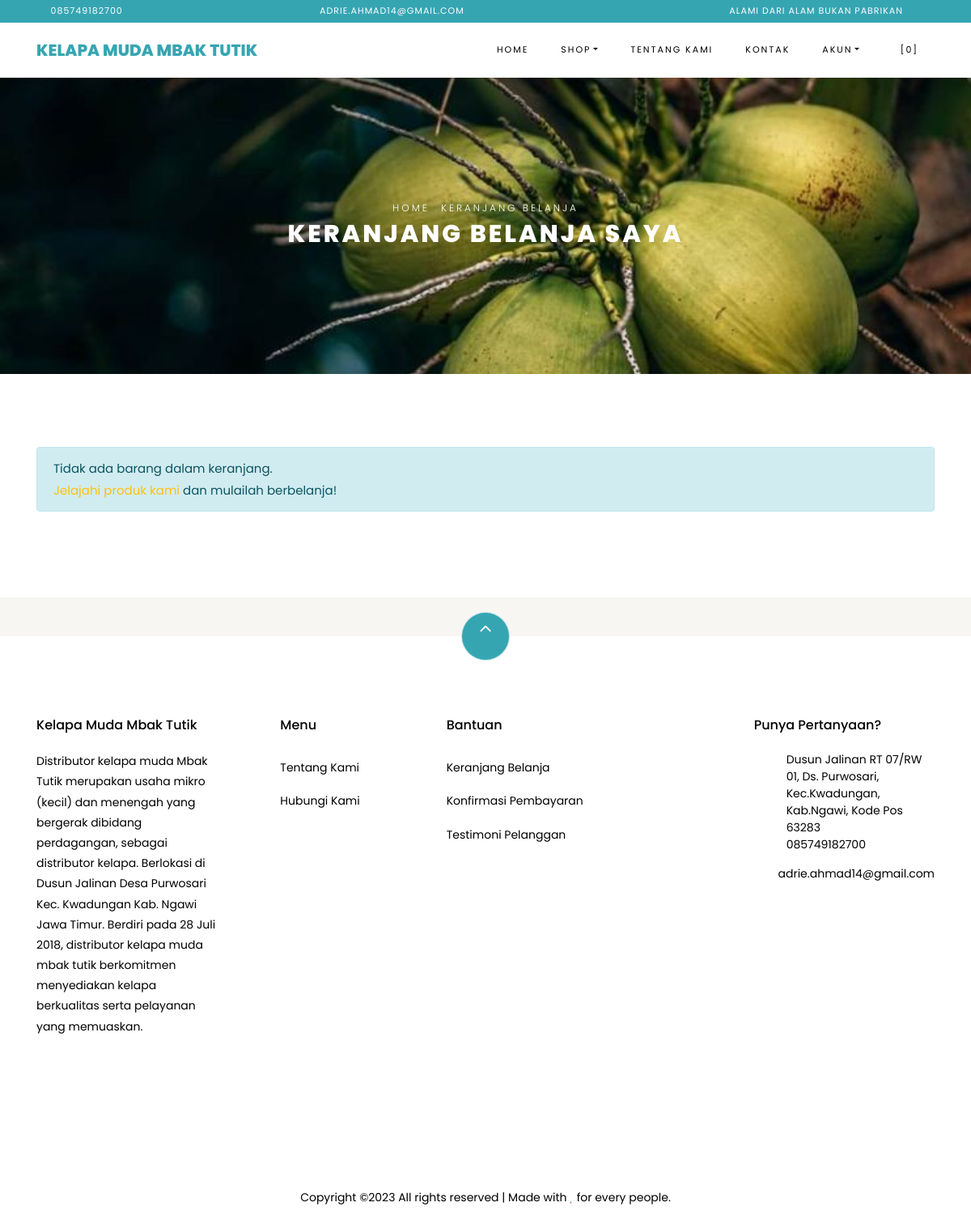
The app's page /index.php/shop/cart with its own data.
### tables this page shows
CREATE TABLE `settings` (
  `id` int(10) NOT NULL,
  `key` varchar(32) NOT NULL,
  `content` varchar(600) NOT NULL
);

### application/helpers/themes_helper.php (called while the page is built, shortened)
<?php
if ( ! function_exists('get_theme_name'))
{
    function get_theme_name() {
        $current_theme = get_settings('current_theme_name');
        return ($current_theme) ? $current_theme : false;
    }
}
if ( ! function_exists('get_template_part'))
{
    function get_template_part($file_name = null, $params = array()) {
        if ($file_name !== '') {
            $current_theme = get_theme_name();
            if ( file_exists($file_location = VIEWPATH .'themes/'. $current_theme .'/'. $file_name .'.php')) {
                $CI =& get_instance();
                $CI->load->view('themes/'. $current_theme .'/'. $file_name, $params);
            }
            else {
                echo '<div>Kesalahan: berkas tema <b>'. $file_name .'.php</b> tidak ditemukan.<br>Lokasi berkas: <b>'. $file_location .'</b></div>';
            }
        }
    }
}
if ( ! function_exists('get_header'))
{
    function get_header($params = null, $section = '', $current_section = '') {
        $load_params = array();
        if ( is_null($params)) {
            $load_params['title'] = get_settings('site_name');
        }
        else if ( is_string($params)) {
            $load_params['title'] = $params;
        }
        $load_params['sidebar_section'] = $section;
        $load_params['current_section'] = $current_section;
        get_template_part('header', $load_params);
    }
}
if ( ! function_exists('get_footer'))
{
    function get_footer($params = array()) {
        get_template_part('footer', $params);
    }
}
if ( ! function_exists('get_theme_uri'))
{
    function get_theme_uri($file_name = null, $theme_name = NULL)
    {
        $theme_name = ($theme_name == NULL) ? get_theme_name() : $theme_name;
        return is_null($file_name) ? base_url('assets/themes/'. $theme_name .'/') : base_url('assets/themes/'. $theme_name .'/'. $file_name) ;
    }
}

### application/controllers/Shop.php (called while the page is built, shortened)
<?php
class Shop extends CI_Controller {
    public function cart()
    {
        $cart['carts'] = $this->cart->contents();
        $cart['total_cart'] = $this->cart->total();
        $ongkir = ($cart['total_cart'] >= get_settings('min_shop_to_free_shipping_cost')) ? 0 : get_settings('shipping_cost');
        $cart['total_price'] = $cart['total_cart'] + $ongkir;
        get_header('Keranjang Belanja');
        get_template_part('shop/cart', $cart);
        get_footer();
    }
}

### index.php (called while the page is built, shortened)
<?php
require_once BASEPATH.'core/CodeIgniter.php';

### application/helpers/global_helper.php (called while the page is built, shortened)
<?php
if ( ! function_exists('get_settings'))
{
    function get_settings($key = '')
    {
        $CI =& get_instance();
        $row = $CI->db
            ->select('content')
            ->where('key', $key)
            ->get('settings')
            ->row();
        return $row->content;
    }
}
if ( ! function_exists('get_store_name'))
{
    function get_store_name()
    {
        return get_settings('store_name');
    }
}

### application/helpers/session_helper.php (called while the page is built, shortened)
<?php
if ( ! function_exists('init'))
{
    function init()
    {
        $CI =& get_instance();
        return $CI;
    }
}
if( ! function_exists('session_data'))
{
    function session_data()
    {
        $CI = init();
        $read_session_in_cookie = get_cookie('__ACTIVE_SESSION_DATA');
        $read_session_in_session = $CI->session->userdata('__ACTIVE_SESSION_DATA');
        if ($read_session_in_cookie)
        {
            $read_data = $CI->encryption->decrypt($read_session_in_cookie);
            $read_data = json_decode($read_data);
            return $read_data;
        }
        else if ($read_session_in_session)
        {
            $read_data = $CI->encryption->decrypt($read_session_in_session);
            $read_data = json_decode($read_data);
            return $read_data;
        }
        else {
            $default_session = new stdClass();
            $default_session->is_login = FALSE;
            $default_session->user_id = 0;
            $default_session->login_at = 0;
            $default_session->remember_me = FALSE;
            return $default_session;
        }
    }
}

### application/views/themes/vegefoods/shop/cart.php (the view, shortened to what this page needs)
<div class="hero-wrap hero-bread" style="background-image: url('<?php echo get_theme_uri('images/bg_1.png'); ?>');">
    <div class="container">
      <div class="row no-gutters slider-text align-items-center justify-content-center">
        <div class="col-md-9 ftco-animate text-center">
            <p class="breadcrumbs"><span class="mr-2"><?php echo anchor(base_url(), 'Home'); ?></span> <span>Keranjang Belanja</span></p>
          <h1 class="mb-0 bread">Keranjang Belanja Saya</h1>
        </div>
      </div>
    </div>
  </div>
  <section class="ftco-section ftco-Keranjang Belanja">
          <div class="container">
          <?php if ( count($carts) > 0) : ?>
            <form action="<?php echo site_url('shop/checkout'); ?>" method="POST">
              <div class="row">
              <div class="col-md-12 ftco-animate">
                  <div class="cart-list">
                      <table class="table">
                          <thead class="thead-primary">
                            <tr class="text-center">
                              <th>&nbsp;</th>
                              <th>&nbsp;</th>
                              <th>Produk</th>
                              <th>Harga</th>
                              <th>Kuantitas</th>
                              <th>Sub Total</th>
                            </tr>
                          </thead>
                          <tbody>
                              <?php foreach ($carts as $item) : ?>
                            <tr class="text-center cart-<?php echo $item['rowid']; ?>">
                              <td class="product-remove"><a href="#" class="remove-item" data-rowid="<?php echo $item['rowid']; ?>"><span class="ion-ios-close"></span></a></td>
                              <td class="image-prod"><div class="img img-fluid rounded" style="background-image:url(<?php echo get_product_image($item['id']); ?>);"></div></td>
                              <td class="product-name">
                                  <h3><?php echo $item['name']; ?></h3>
                              </td>
                              <td class="price">Rp <?php echo format_rupiah($item['price']); ?></td>
                              <td class="quantity">
                                  <div class="input-group mb-3">
                                   <input type="text" name="quantity[<?php echo $item['rowid']; ?>]" class="quantity form-control input-number" value="<?php echo $item['qty']; ?>" min="1" max="100">
                                </div>
                            </td>
                              <td class="total">Rp <?php echo format_rupiah($item['subtotal']); ?></td>
                            </tr>
                              <?php endforeach; ?>
                          </tbody>
                        </table>
                    </div>
              </div>
          </div>
          <div class="row justify-content-end">
              <div class="col-lg-4 mt-5 cart-wrap ftco-animate">
                  <div class="cart-total mb-3">
                      <h3>Kode Kupon</h3>
                      <p>Punya kode kupon? Gunakan kupon kamu untuk mendapatkan potongan harga menarik</p>
                <div class="form-group">
                    <label for="code">Kode:</label>
                  <input id="code" name="coupon_code" type="text" class="form-control text-left px-3" placeholder="">
                </div>
                  </div>
              </div>
              <div class="col-lg-4 mt-5 cart-wrap ftco-animate">
                  <div class="cart-total mb-3">
                      <h3>Rincian Keranjang</h3>
                      <p class="d-flex">
                          <span>Subtotal</span>
                          <span class="n-subtotal font-weight-bold">Rp <?php echo format_rupiah($total_cart); ?></span>
                      </p>
                      <p class="d-flex">
                          <span>Biaya pengiriman</span>
                          <?php if ( $total_cart >= get_settings('min_shop_to_free_shipping_cost')) : ?>
                          <span class="n-ongkir font-weight-bold">Gratis</span>
                          <?php else : ?>
                            <span class="n-ongkir font-weight-bold">Rp <?php echo format_rupiah(get_settings('shipping_cost')); ?></span>
                          <?php endif; ?>
                      </p>
                      <hr>
                      <p class="d-flex total-price">
                          <span>Total</span>
                          <span class="n-total font-weight-bold">Rp <?php echo format_rupiah($total_price); ?></span>
                      </p>
                  </div>
                  <p><button type="submit" class="btn btn-primary py-3 px-4">Checkout</button></p>
              </div>
          </div>
          </form>
          <?php else : ?>
            <div class="row">
              <div class="col-md-12 ftco-animate">
                <div class="alert alert-info">Tidak ada barang dalam keranjang.<br><?php echo anchor('browse', 'Jelajahi produk kami'); ?> dan mulailah berbelanja!</div>
              </div>
            </div>
          <?php endif; ?>
          </div>
      </section>

### application/views/themes/vegefoods/header.php (shortened to what this page needs)
?><!DOCTYPE html>
<html lang="en">
  <head>
    <link rel="stylesheet" href="<?php echo get_theme_uri('css/open-iconic-bootstrap.min.css'); ?>">
    <link rel="stylesheet" href="<?php echo get_theme_uri('css/animate.css'); ?>">
    <link rel="stylesheet" href="<?php echo get_theme_uri('css/owl.carousel.min.css'); ?>">
    <link rel="stylesheet" href="<?php echo get_theme_uri('css/owl.theme.default.min.css'); ?>">
    <link rel="stylesheet" href="<?php echo get_theme_uri('css/magnific-popup.css'); ?>">
    <link rel="stylesheet" href="<?php echo get_theme_uri('css/aos.css'); ?>">
	<link rel="stylesheet" href="<?php echo get_theme_uri('css/ionicons.min.css'); ?>">
	<link rel="stylesheet" href="<?php echo get_theme_uri('js/plugins/@fortawesome/fontawesome-free/css/all.min.css', 'argon'); ?>">
    <link rel="stylesheet" href="<?php echo get_theme_uri('css/bootstrap-datepicker.css'); ?>">
    <link rel="stylesheet" href="<?php echo get_theme_uri('css/jquery.timepicker.css'); ?>">
    <link rel="stylesheet" href="<?php echo get_theme_uri('css/flaticon.css'); ?>">
    <link rel="stylesheet" href="<?php echo get_theme_uri('css/icomoon.css'); ?>">
	<link rel="stylesheet" href="<?php echo get_theme_uri('css/style.css'); ?>">
	<link rel="stylesheet" href="<?php echo base_url('assets/plugins/toastr/toastr.min.css'); ?>">
  </head>
  <body class="goto-here">
		<div class="py-1 bg-primary">
    	<div class="container">
    		<div class="row no-gutters d-flex align-items-start align-items-center px-md-0">
	    		<div class="col-lg-12 d-block">
		    		<div class="row d-flex">
		    			<div class="col-md pr-4 d-flex topper align-items-center">
					    	<div class="icon mr-2 d-flex justify-content-center align-items-center"><span class="icon-phone2"></span></div>
						    <span class="text"><?php echo get_settings('store_phone_number'); ?></span>
					    </div>
					    <div class="col-md pr-4 d-flex topper align-items-center">
					    	<div class="icon mr-2 d-flex justify-content-center align-items-center"><span class="icon-paper-plane"></span></div>
						    <span class="text"><?php echo get_settings('store_email'); ?></span>
					    </div>
					    <div class="col-md-5 pr-4 d-flex topper align-items-center text-lg-right">
						    <span class="text"><?php echo get_settings('store_tagline'); ?></span>
					    </div>
				    </div>
			    </div>
		    </div>
		  </div>
    </div>
    <nav class="navbar navbar-expand-lg navbar-dark ftco_navbar bg-dark ftco-navbar-light" id="ftco-navbar">
	    <div class="container">
	      <a class="navbar-brand" href="<?php echo base_url(); ?>"><?php echo get_store_name(); ?></a>
	      <div class="collapse navbar-collapse" id="ftco-nav">
	        <ul class="navbar-nav ml-auto">
	          <li class="nav-item active"><a href="<?php echo base_url(); ?>" class="nav-link">Home</a></li>
	          <li class="nav-item dropdown">
              <a class="nav-link dropdown-toggle" href="#" id="dropdown04" data-toggle="dropdown" aria-haspopup="true" aria-expanded="false">Shop</a>
            </li>
	          <li class="nav-item"><a href="<?php echo site_url('pages/about'); ?>" class="nav-link">Tentang Kami</a></li>
              <li class="nav-item"><a href="<?php echo site_url('pages/contact'); ?>" class="nav-link">Kontak</a></li>
              <li class="nav-item dropdown">
              <a class="nav-link dropdown-toggle" href="#" id="dropdown05" data-toggle="dropdown" aria-haspopup="true" aria-expanded="false">Akun</a>
            </li>
	          <li class="nav-item cta cta-colored"><a href="<?php echo site_url('shop/cart'); ?>" class="nav-link"><span class="icon-shopping_cart"></span>[<span class="cart-item-total">0</span>]</a></li>
	        </ul>
	      </div>
	    </div>
	  </nav>

### application/views/themes/vegefoods/footer.php (shortened to what this page needs)
<section class="ftco-section ftco-no-pt ftco-no-pb py-5 bg-light">
    <div class="container py-4">
    </div>
  </section>
  <footer class="ftco-footer ftco-section">
    <div class="container">
        <div class="row">
            <div class="mouse">
                      <a href="#" class="mouse-icon">
                          <div class="mouse-wheel"><span class="ion-ios-arrow-up"></span></div>
                      </a>
                  </div>
        </div>
      <div class="row mb-5">
        <div class="col-md">
          <div class="ftco-footer-widget mb-4">
            <h2 class="ftco-heading-2"><?php echo get_store_name(); ?></h2>
            <p><?php echo get_settings('store_description'); ?></p>
            <ul class="ftco-footer-social list-unstyled float-md-left float-lft mt-5">
            </ul>
          </div>
        </div>
        <div class="col-md">
          <div class="ftco-footer-widget mb-4 ml-md-5">
            <h2 class="ftco-heading-2">Menu</h2>
            <ul class="list-unstyled">
              <li><a href="<?php echo site_url('pages/about'); ?>" class="py-2 d-block">Tentang Kami</a></li>
              <li><a href="<?php echo site_url('pages/contact'); ?>" class="py-2 d-block">Hubungi Kami</a></li>
            </ul>
          </div>
        </div>
        <div class="col-md-4">
           <div class="ftco-footer-widget mb-4">
            <h2 class="ftco-heading-2">Bantuan</h2>
            <div class="d-flex">
                <ul class="list-unstyled mr-l-5 pr-l-3 mr-4">
                  <li><a href="<?php echo site_url('shop/cart'); ?>" class="py-2 d-block">Keranjang Belanja</a></li>
                  <li><a href="<?php echo site_url('customer/payments/confirm'); ?>" class="py-2 d-block">Konfirmasi Pembayaran</a></li>
                  <li><a href="<?php echo site_url('shop/testimonial'); ?>" class="py-2 d-block">Testimoni Pelanggan</a></li>
                </ul>
              </div>
          </div>
        </div>
        <div class="col-md">
          <div class="ftco-footer-widget mb-4">
              <h2 class="ftco-heading-2">Punya Pertanyaan?</h2>
              <div class="block-23 mb-3">
                <ul>
                  <li><span class="icon icon-map-marker"></span><span class="text"><?php echo get_settings('store_address'); ?></span></li>
                  <li><a href="#"><span class="icon icon-phone"></span><span class="text"><?php echo get_settings('store_phone_number'); ?></span></a></li>
                  <li><a href="#"><span class="icon icon-envelope"></span><span class="text"><?php echo get_settings('store_email'); ?></span></a></li>
                </ul>
              </div>
          </div>
        </div>
      </div>
      <div class="row">
        <div class="col-md-12 text-center">
          <p>
                        Copyright &copy;<script>document.write(new Date().getFullYear());</script> All rights reserved | Made with <i class="icon-heart text-danger" aria-hidden="true"></i> for every people.
                      </p>
        </div>
      </div>
    </div>
  </footer>
</body>
</html>

### records on screen
settings: content "085749182700"
settings: content "ADRIE.AHMAD14@GMAIL.COM", content "adrie.ahmad14@gmail.com"
settings: content "ALAMI DARI ALAM BUKAN PABRIKAN"
settings: content "KELAPA MUDA MBAK TUTIK", content "Kelapa Muda Mbak Tutik"
settings: content (picture)
settings: content "Distributor kelapa muda Mbak Tutik merupakan usaha mikro (kecil) dan menengah yang bergerak dibidang perdagangan, sebagai distributor kelapa. Berlokasi di Dusun Jalinan Desa Purwosari Kec. Kwadungan Kab. Ngawi Jawa Timur. Berdiri pada 28 Juli 2018, distributor kelapa muda mbak tutik berkomitmen menyediakan kelapa berkualitas serta pelayanan yang memuaskan."
settings: content "Dusun Jalinan RT 07/RW 01, Ds. Purwosari, Kec.Kwadungan, Kab.Ngawi, Kode Pos 63283"

### other values on screen
anchor(base_url(), 'Home') "HOME"
anchor('browse', 'Jelajahi produk kami') "Jelajahi produk kami"
